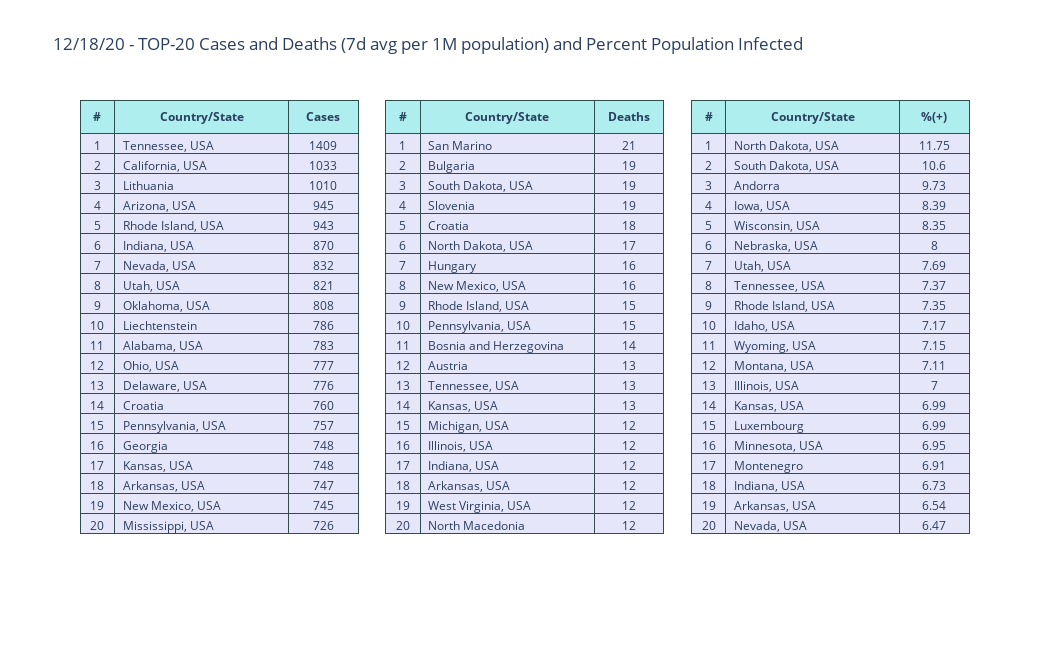
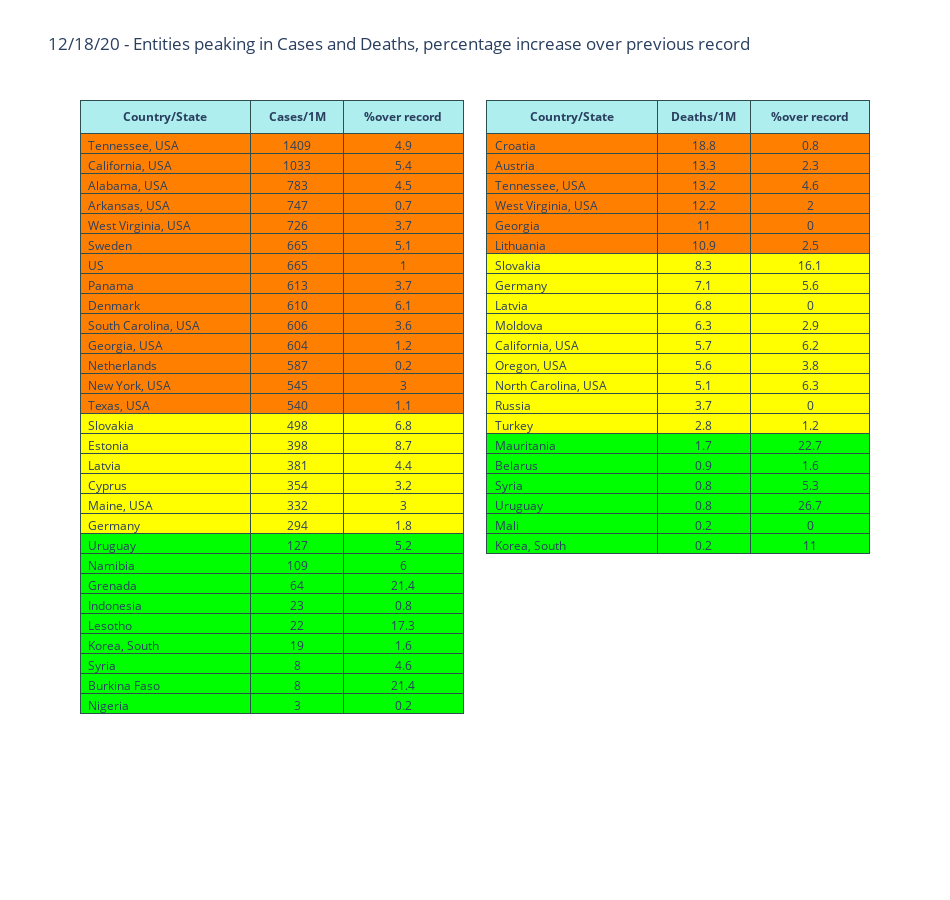

The cell these charts' notebook holds for them, in order:
### Code cell
import plotly.graph_objects as go
from plotly.subplots import make_subplots
import pandas as pd
import numpy as np

#Create variables
top20c=summary.sort_values(by='C7d1M', ascending=False).head(20)
top20d=summary.sort_values(by='D7d1M', ascending=False).head(20)
top20i=summary.sort_values(by='%infected', ascending=False).head(20)
cpeak=summary[summary['Ratio_c7d1M']>=1].sort_values(by='C7d1M', ascending=False)
dpeak=summary[summary['Ratio_d7d1M']>=1].sort_values(by='D7d1M', ascending=False)
number=np.linspace(1,20,20)


fig1 = make_subplots(rows=1, cols=3,shared_xaxes=False,horizontal_spacing=0.03,specs=[[{"type": "table"},{"type": "table"},{"type": "table"}]])

fig1.add_trace(go.Table(columnorder = [1,2,3], columnwidth = [2,10,4],
    header=dict(values=['<b>#</b>','<b>Country/State</b>', '<b>Cases</b>'],line_color='darkslategray',fill_color='paleturquoise',align='center'),
    cells=dict(values=[number, top20c.index, top20c[top20c.columns[0]].astype(int)],line_color='darkslategray',fill_color='lavender',align=['center','left','center'])),row=1, col=1)

fig1.add_trace(go.Table(columnorder = [1,2,3], columnwidth = [2,10,4],
    header=dict(values=['<b>#</b>','<b>Country/State</b>', '<b>Deaths</b>'],line_color='darkslategray',fill_color='paleturquoise',align='center'),
    cells=dict(values=[number,top20d.index, top20d[top20d.columns[1]].astype(int)],line_color='darkslategray',fill_color='lavender',align=['center','left','center'])),row=1, col=2)

fig1.add_trace(go.Table(columnorder = [1,2,3], columnwidth = [2,10,4],
    header=dict(values=['<b>#</b>','<b>Country/State</b>', '<b>%(+)</b>'],line_color='darkslategray',fill_color='paleturquoise',align='center'),
    cells=dict(values=[number,top20i.index, top20i[top20i.columns[-2]]],line_color='darkslategray',fill_color='lavender',align=['center','left','center'])),row=1, col=3)

fig1.update_layout(height=650,width=1050,showlegend=False,title_text="%s - TOP-20 Cases and Deaths (7d avg per 1M population) and Percent Population Infected" %dfc.columns[-2])

fig1.show()

fig2 = make_subplots(rows=1, cols=2,shared_xaxes=False,horizontal_spacing=0.03,specs=[[{"type": "table"},{"type": "table"}]])

case1M=round(cpeak[cpeak.columns[0]],2)
caseper=round((cpeak[cpeak.columns[-4]]-1)*100,1)

fig2.add_trace(go.Table(columnorder = [1,2,3], columnwidth = [10,5.5,7],
    header=dict(values=['<b>Country/State</b>', '<b>Cases/1M</b>','<b>%over record</b>'],line_color='darkslategray',fill_color='paleturquoise',align='center'),
    cells=dict(values=[cpeak.index, case1M, caseper],fill = dict(color=[['rgba(0, 255, 0, 1)' if val < 150 else 'rgba(255, 255, 0, 1)' if val >=150 and val <500 else 'rgba(255, 128, 0, 1)' for val in case1M]]),line_color='darkslategray',align=['left','center','center'])),row=1, col=1)

death1M=round(dpeak[dpeak.columns[1]],2)
deathper=round((dpeak[dpeak.columns[-3]]-1)*100,1)

fig2.add_trace(go.Table(columnorder = [1,2,3], columnwidth = [10,5.5,7],
    header=dict(values=['<b>Country/State</b>', '<b>Deaths/1M</b>','<b>%over record</b>'],line_color='darkslategray',fill_color='paleturquoise',align='center'),
    cells=dict(values=[dpeak.index, death1M, deathper], fill = dict(color=[['rgba(0, 255, 0, 1)' if val < 2 else 'rgba(255, 255, 0, 1)' if val >=2 and val <10 else 'rgba(255, 128, 0, 1)' for val in death1M]]),line_color='darkslategray',align=['left','center','center'])),row=1, col=2)

fig2.update_layout(height=900,width=950,showlegend=False,title_text=" %s - Entities peaking in Cases and Deaths, percentage increase over previous record" %dfc.columns[-2],)

fig2.show()
#[‘rgb(235,249,39)’ if val >=0.10 and val<= 0.17 else ‘rgb(0,250,0)’ if val <=0.10 else ‘rgb(250,0,0)’ for val in vals

### Figure 1 — Plotly figure (JSON) as saved in the notebook; plotly's stock layout.template omitted (floating-point values rounded to 4 significant figures)
{"data": [{"cells": {"align": ["center", "left", "center"], "fill": {"color": "lavender"}, "line": {"color": "darkslategray"}, "values": [[1, 2, 3, 4, 5, 6, 7, 8, 9, 10, 11, 12, 13, 14, 15, 16, 17, 18, 19, 20], ["Tennessee, USA", "California, USA", "Lithuania", "Arizona, USA", "Rhode Island, USA", "Indiana, USA", "Nevada, USA", "Utah, USA", "Oklahoma, USA", "Liechtenstein", "Alabama, USA", "Ohio, USA", "Delaware, USA", "Croatia", "Pennsylvania, USA", "Georgia", "Kansas, USA", "Arkansas, USA", "New Mexico, USA", "Mississippi, USA"], [1409, 1033, 1010, 945, 943, 870, 832, 821, 808, 786, 783, 777, 776, 760, 757, 748, 748, 747, 745, 726]]}, "columnorder": [1, 2, 3], "columnwidth": [2, 10, 4], "domain": {"x": [0, 0.3133], "y": [0, 1]}, "header": {"align": "center", "fill": {"color": "paleturquoise"}, "line": {"color": "darkslategray"}, "values": ["<b>#</b>", "<b>Country/State</b>", "<b>Cases</b>"]}, "type": "table"}, {"cells": {"align": ["center", "left", "center"], "fill": {"color": "lavender"}, "line": {"color": "darkslategray"}, "values": [[1, 2, 3, 4, 5, 6, 7, 8, 9, 10, 11, 12, 13, 14, 15, 16, 17, 18, 19, 20], ["San Marino", "Bulgaria", "South Dakota, USA", "Slovenia", "Croatia", "North Dakota, USA", "Hungary", "New Mexico, USA", "Rhode Island, USA", "Pennsylvania, USA", "Bosnia and Herzegovina", "Austria", "Tennessee, USA", "Kansas, USA", "Michigan, USA", "Illinois, USA", "Indiana, USA", "Arkansas, USA", "West Virginia, USA", "North Macedonia"], [21, 19, 19, 19, 18, 17, 16, 16, 15, 15, 14, 13, 13, 13, 12, 12, 12, 12, 12, 12]]}, "columnorder": [1, 2, 3], "columnwidth": [2, 10, 4], "domain": {"x": [0.3433, 0.6567], "y": [0, 1]}, "header": {"align": "center", "fill": {"color": "paleturquoise"}, "line": {"color": "darkslategray"}, "values": ["<b>#</b>", "<b>Country/State</b>", "<b>Deaths</b>"]}, "type": "table"}, {"cells": {"align": ["center", "left", "center"], "fill": {"color": "lavender"}, "line": {"color": "darkslategray"}, "values": [[1, 2, 3, 4, 5, 6, 7, 8, 9, 10, 11, 12, 13, 14, 15, 16, 17, 18, 19, 20], ["North Dakota, USA", "South Dakota, USA", "Andorra", "Iowa, USA", "Wisconsin, USA", "Nebraska, USA", "Utah, USA", "Tennessee, USA", "Rhode Island, USA", "Idaho, USA", "Wyoming, USA", "Montana, USA", "Illinois, USA", "Kansas, USA", "Luxembourg", "Minnesota, USA", "Montenegro", "Indiana, USA", "Arkansas, USA", "Nevada, USA"], [11.75, 10.6, 9.73, 8.39, 8.35, 8, 7.69, 7.37, 7.35, 7.17, 7.15, 7.11, 7, 6.99, 6.99, 6.95, 6.91, 6.73, 6.54, 6.47]]}, "columnorder": [1, 2, 3], "columnwidth": [2, 10, 4], "domain": {"x": [0.6867, 1.0], "y": [0, 1]}, "header": {"align": "center", "fill": {"color": "paleturquoise"}, "line": {"color": "darkslategray"}, "values": ["<b>#</b>", "<b>Country/State</b>", "<b>%(+)</b>"]}, "type": "table"}], "layout": {"height": 650, "showlegend": false, "title": {"text": "12/18/20 - TOP-20 Cases and Deaths (7d avg per 1M population) and Percent Population Infected"}, "width": 1050}}

### Figure 2 — Plotly figure (JSON) as saved in the notebook; plotly's stock layout.template omitted (floating-point values rounded to 4 significant figures)
{"data": [{"cells": {"align": ["left", "center", "center"], "fill": {"color": [["rgba(255, 128, 0, 1)", "rgba(255, 128, 0, 1)", "rgba(255, 128, 0, 1)", "rgba(255, 128, 0, 1)", "rgba(255, 128, 0, 1)", "rgba(255, 128, 0, 1)", "rgba(255, 128, 0, 1)", "rgba(255, 128, 0, 1)", "rgba(255, 128, 0, 1)", "rgba(255, 128, 0, 1)", "rgba(255, 128, 0, 1)", "rgba(255, 128, 0, 1)", "rgba(255, 128, 0, 1)", "rgba(255, 128, 0, 1)", "rgba(255, 255, 0, 1)", "rgba(255, 255, 0, 1)", "rgba(255, 255, 0, 1)", "rgba(255, 255, 0, 1)", "rgba(255, 255, 0, 1)", "rgba(255, 255, 0, 1)", "rgba(0, 255, 0, 1)", "rgba(0, 255, 0, 1)", "rgba(0, 255, 0, 1)", "rgba(0, 255, 0, 1)", "rgba(0, 255, 0, 1)", "rgba(0, 255, 0, 1)", "rgba(0, 255, 0, 1)", "rgba(0, 255, 0, 1)", "rgba(0, 255, 0, 1)"]]}, "line": {"color": "darkslategray"}, "values": [["Tennessee, USA", "California, USA", "Alabama, USA", "Arkansas, USA", "West Virginia, USA", "Sweden", "US", "Panama", "Denmark", "South Carolina, USA", "Georgia, USA", "Netherlands", "New York, USA", "Texas, USA", "Slovakia", "Estonia", "Latvia", "Cyprus", "Maine, USA", "Germany", "Uruguay", "Namibia", "Grenada", "Indonesia", "Lesotho", "Korea, South", "Syria", "Burkina Faso", "Nigeria"], [1409, 1033, 783, 747, 726, 665, 665, 613, 610, 606, 604, 587, 545, 540, 498, 398, 381, 354, 332, 294, 127, 109, 64, 23, 22, 19, 8, 8, 3], [4.9, 5.4, 4.5, 0.7, 3.7, 5.1, 1, 3.7, 6.1, 3.6, 1.2, 0.2, 3, 1.1, 6.8, 8.7, 4.4, 3.2, 3, 1.8, 5.2, 6, 21.4, 0.8, 17.3, 1.6, 4.6, 21.4, 0.2]]}, "columnorder": [1, 2, 3], "columnwidth": [10, 5.5, 7], "domain": {"x": [0, 0.485], "y": [0, 1]}, "header": {"align": "center", "fill": {"color": "paleturquoise"}, "line": {"color": "darkslategray"}, "values": ["<b>Country/State</b>", "<b>Cases/1M</b>", "<b>%over record</b>"]}, "type": "table"}, {"cells": {"align": ["left", "center", "center"], "fill": {"color": [["rgba(255, 128, 0, 1)", "rgba(255, 128, 0, 1)", "rgba(255, 128, 0, 1)", "rgba(255, 128, 0, 1)", "rgba(255, 128, 0, 1)", "rgba(255, 128, 0, 1)", "rgba(255, 255, 0, 1)", "rgba(255, 255, 0, 1)", "rgba(255, 255, 0, 1)", "rgba(255, 255, 0, 1)", "rgba(255, 255, 0, 1)", "rgba(255, 255, 0, 1)", "rgba(255, 255, 0, 1)", "rgba(255, 255, 0, 1)", "rgba(255, 255, 0, 1)", "rgba(0, 255, 0, 1)", "rgba(0, 255, 0, 1)", "rgba(0, 255, 0, 1)", "rgba(0, 255, 0, 1)", "rgba(0, 255, 0, 1)", "rgba(0, 255, 0, 1)"]]}, "line": {"color": "darkslategray"}, "values": [["Croatia", "Austria", "Tennessee, USA", "West Virginia, USA", "Georgia", "Lithuania", "Slovakia", "Germany", "Latvia", "Moldova", "California, USA", "Oregon, USA", "North Carolina, USA", "Russia", "Turkey", "Mauritania", "Belarus", "Syria", "Uruguay", "Mali", "Korea, South"], [18.8, 13.3, 13.2, 12.2, 11, 10.9, 8.3, 7.1, 6.8, 6.3, 5.7, 5.6, 5.1, 3.7, 2.8, 1.7, 0.9, 0.8, 0.8, 0.2, 0.2], [0.8, 2.3, 4.6, 2, 0, 2.5, 16.1, 5.6, 0, 2.9, 6.2, 3.8, 6.3, 0, 1.2, 22.7, 1.6, 5.3, 26.7, 0, 11]]}, "columnorder": [1, 2, 3], "columnwidth": [10, 5.5, 7], "domain": {"x": [0.515, 1], "y": [0, 1]}, "header": {"align": "center", "fill": {"color": "paleturquoise"}, "line": {"color": "darkslategray"}, "values": ["<b>Country/State</b>", "<b>Deaths/1M</b>", "<b>%over record</b>"]}, "type": "table"}], "layout": {"height": 900, "showlegend": false, "title": {"text": " 12/18/20 - Entities peaking in Cases and Deaths, percentage increase over previous record"}, "width": 950}}
